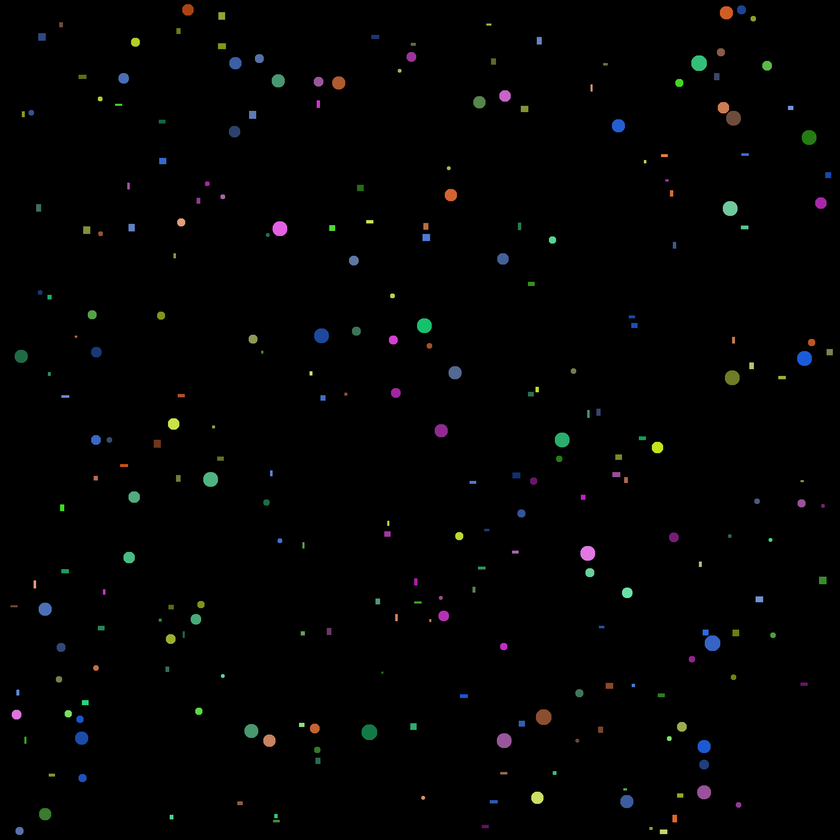
#> input picture balls_and_rects.png, 840 x 840 px, shrunk from 2000 x 2000 before the run
$ python main.py
#> lines starting #> are read from the running program, lines starting #| are printed output that depends on the picture; after the words box and inside, x2 and y2 are one past the last pixel; in counts of white or black regions, pixels touching at a corner belong together
import matplotlib.pyplot as plt
import numpy as np
from collections import Counter
from PIL import Image
from scipy.ndimage import label
from skimage.measure import regionprops
import math

def analyze_shapes_advanced(image_path):
#> called with image_path = 'balls_and_rects.png'
    img = Image.open(image_path).convert("RGB")
#> img is the input picture: PIL image 840x840 RGB; mean R, G, B 2.1, 2.4, 2.3
    pixels = np.array(img)
    gray = np.mean(pixels, axis=2)
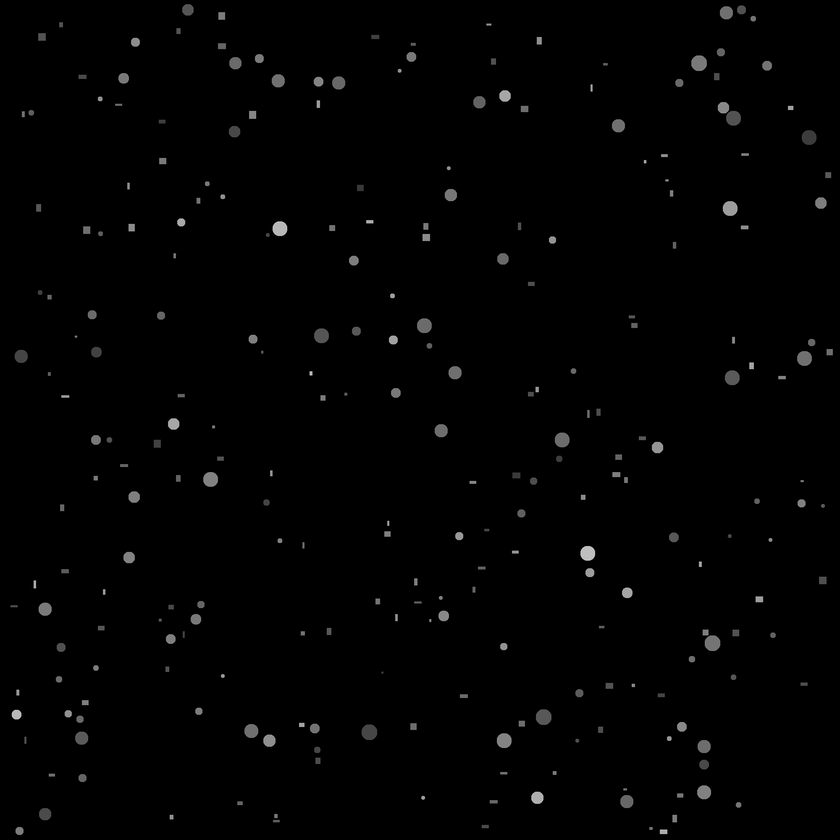
#> gray: shape (840, 840) float64; min 0, max 210.3, mean 2.2
    binary = gray > 0  # Считаем все цветные пиксели передним планом
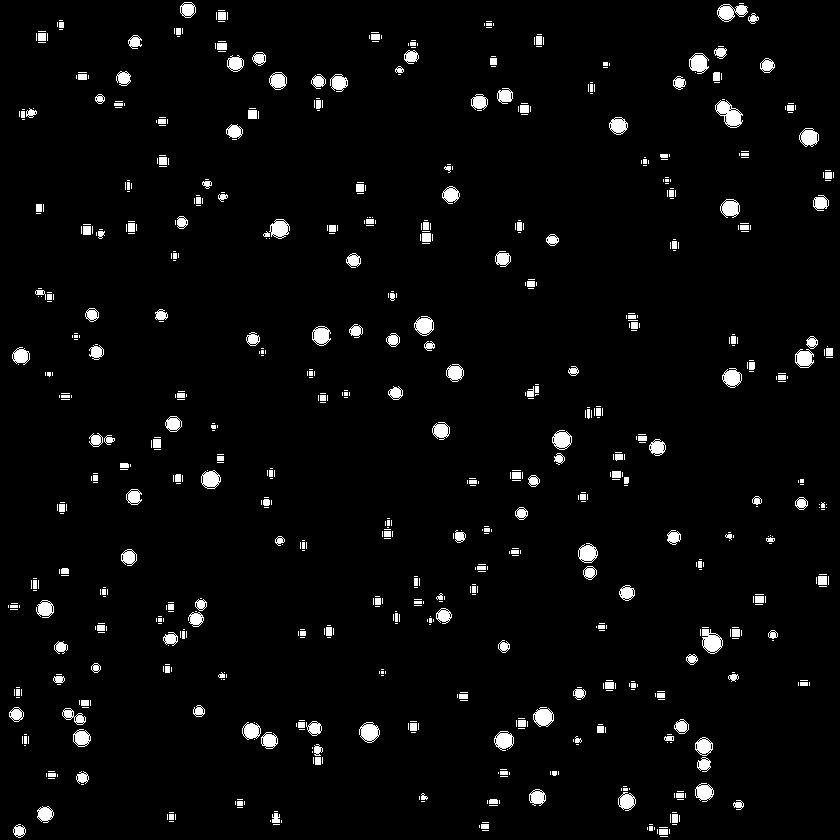
#> binary: shape (840, 840) bool; 3.5% white; 789 white regions (550 under 20 px)

    labeled_array, num_labels = label(binary)
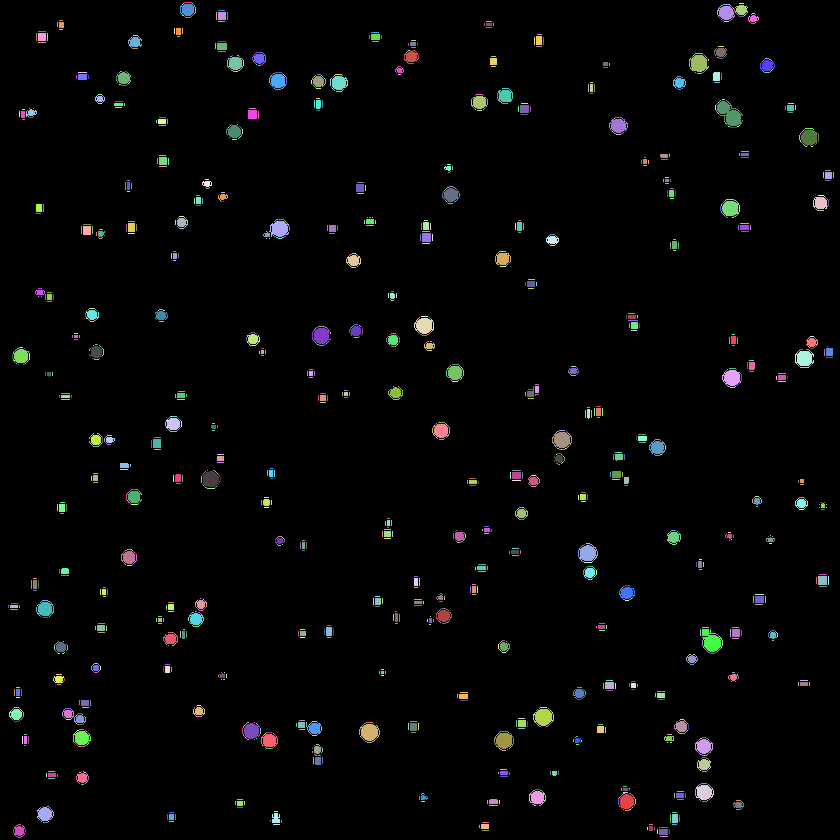
#> labeled_array: shape (840, 840) int32; 2066 distinct labels, from 0 to 2065; one colour per label, 0 black
#> num_labels = 2065
    regions = regionprops(labeled_array, intensity_image=pixels)
#> regions = 2065 regions; largest, box (x1, y1, x2, y2) and area: (716, 101, 743, 126) 374, (702, 629, 722, 652) 307, (533, 709, 554, 726) 258, (689, 55, 709, 72) 251, (360, 724, 379, 741) 243

    circles_by_color = Counter()
    rectangles_by_color = Counter()

    for region in regions:
        if region.area >= 20:  # Увеличил порог для фильтрации шума
            color = tuple(int(c) for c in region.mean_intensity)
            bbox_width = region.bbox[3] - region.bbox[1]
            bbox_height = region.bbox[2] - region.bbox[0]
            aspect_ratio = bbox_width / bbox_height if bbox_height > 0 else 1
            solidity = region.solidity
            eccentricity = region.eccentricity
            extent = region.extent # Добавлено свойство extent

            # Более строгая классификация на основе характеристик формы
            if eccentricity < 0.4 and solidity > 0.85 and 0.8 <= aspect_ratio <= 1.2:
                circles_by_color[color] += 1
            elif extent > 0.5 and 0.3 <= aspect_ratio <= 3 and solidity > 0.5 and eccentricity > 0.5:
                rectangles_by_color[color] += 1
#> this loop made 2065 passes
#> (color, bbox_width, bbox_height, aspect_ratio, solidity, eccentricity, extent) on passes 6, 11, 13, 23, 39, 57, 66, 72, 74, 82, 84, 93: ((136, 54, 13), 15, 12, 1.25, 0.895, 0.506, 0.761), ((20, 48, 103), 13, 10, 1.3, 0.855, 0.544, 0.723), ((160, 71, 26), 18, 14, 1.29, 0.893, 0.598, 0.73), ((119, 132, 48), 8, 8, 1, 1, 0, 1), ((70, 79, 24), 11, 7, 1.57, 0.812, 0.793, 0.675), ((73, 49, 37), 5, 6, 0.833, 1, 0.561, 1), ((77, 90, 14), 5, 7, 0.714, 1, 0.707, 1), ((41, 67, 119), 8, 8, 1, 1, 0, 1), ((17, 34, 68), 9, 6, 1.5, 1, 0.75, 1), ((72, 95, 143), 6, 9, 0.667, 1, 0.75, 1), ((114, 132, 25), 14, 10, 1.4, 0.832, 0.641, 0.743), ((64, 69, 39), 6, 4, 1.5, 1, 0.756, 1)
#> color on pass 414: (48, 91, 176)
#> after the loop, circles_by_color = 34 items; rectangles_by_color = 180 items

    total_circles = sum(circles_by_color.values())
#> total_circles = 34
    total_rectangles = sum(rectangles_by_color.values())
#> total_rectangles = 180
    total_shapes = num_labels
#> total_shapes = 2065

    return {
        "total_shapes": total_shapes,
        "total_circles": total_circles,
        "total_rectangles": total_rectangles,
        "circles_by_color": dict(circles_by_color),
        "rectangles_by_color": dict(rectangles_by_color),
    }

image_file = "balls_and_rects.png"
analysis_result = analyze_shapes_advanced(image_file)
#> analysis_result = 5 items

print(f"Общее количество фигур на изображении: {analysis_result['total_shapes']}")
#| Общее количество фигур на изображении: 2065
print(f"Общее количество кругов: {analysis_result['total_circles']}")
#| Общее количество кругов: 34
print(f"Общее количество прямоугольников: {analysis_result['total_rectangles']}")
#| Общее количество прямоугольников: 180
print("Количество кругов по оттенкам:", analysis_result['circles_by_color'])
#> (printed output is left out)
print("Количество прямоугольников по оттенкам:", analysis_result['rectangles_by_color'])
#> (printed output is left out)

# Визуализация (не обязательна для анализа)
try:
    img = plt.imread(image_file)
#> img: shape (840, 840, 3) float32
    plt.imshow(img)
    labeled_img, num_labels_vis = label(np.mean(np.array(Image.open(image_file).convert("RGB")), axis=2) > 0)
#> num_labels_vis = 2065
    regions_vis = regionprops(labeled_img)
#> regions_vis has the same summary as regions in analyze_shapes_advanced

    for region in regions_vis:
        minr, minc, maxr, maxc = region.bbox
        rect = plt.Rectangle((minc, minr), maxc - minc, maxr - minr,
                             fill=False, edgecolor='red', linewidth=1)
        plt.gca().add_patch(rect)

        if region.eccentricity < 0.4 and region.solidity > 0.85 and 0.8 <= (maxc - minc) / (maxr - minr + 1e-6) <= 1.2:
            cy, cx = region.centroid
            circle = plt.Circle((cx, cy), radius=math.sqrt(region.area / math.pi),
                                 fill=False, edgecolor='blue', linewidth=1)
            plt.gca().add_patch(circle)
#> this loop made 2065 passes
#> (minr, minc, maxr, maxc, cy, cx) on passes 2, 3, 5, 7, 10, 12, 14, 16, 17, 18, 19, 23: (3, 183, 4, 184, 3, 183), (3, 192, 4, 193, 3, 192), (4, 182, 5, 183, 4, 182), (4, 193, 5, 194, 4, 193), (5, 730, 6, 731, 5, 730), (6, 720, 7, 721, 6, 720), (6, 731, 7, 732, 6, 731), (7, 732, 8, 733, 7, 732), (7, 735, 8, 736, 7, 735), (7, 747, 8, 748, 7, 747), (8, 733, 9, 734, 8, 733), (12, 218, 20, 226, 15.5, 221.5)
#> (minr, minc, maxr, maxc) on passes 1, 4, 6, 8, 9, 11: (2, 184, 3, 192), (3, 739, 4, 744), (4, 180, 16, 195), (4, 723, 5, 730), (5, 721, 6, 723), (5, 735, 15, 748)

    plt.title("Обнаруженные фигуры (красные - прямоугольники, синие - круги)")
    plt.axis('off')
    plt.show()
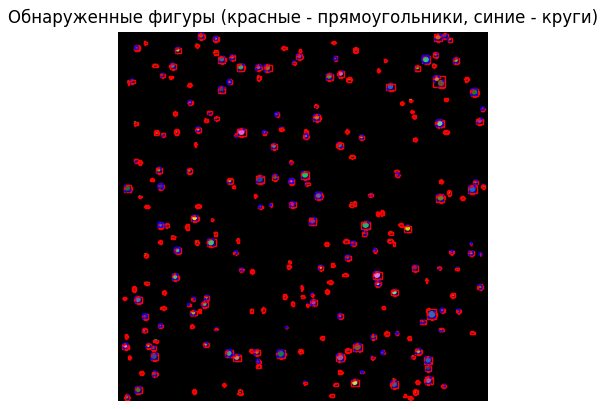
#> figure drawn by matplotlib, 1 panel

except FileNotFoundError:
    print(f"Файл не найден: {image_file}")
except Exception as e:
    print(f"Ошибка при отображении изображения: {e}")
